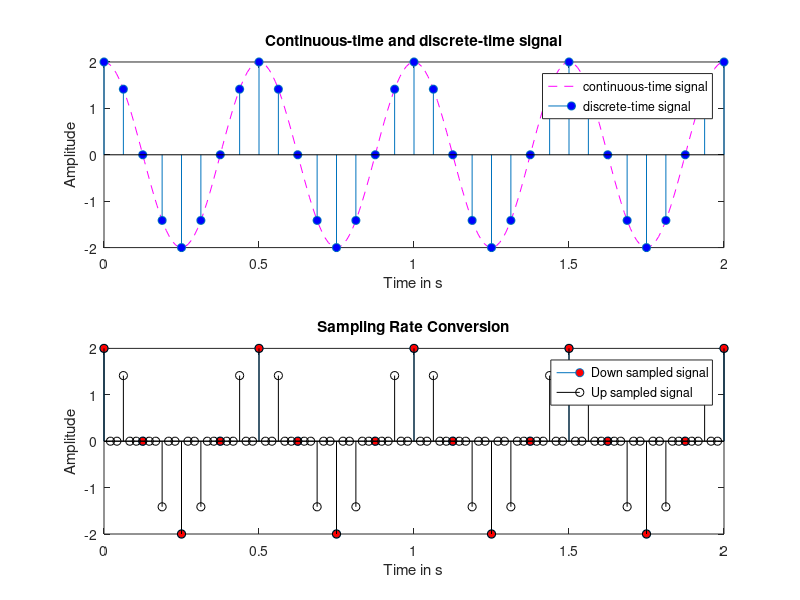

Write the MATLAB code that produced this figure.
% DSP_II_S_6_1
% Down- and Up-Sampling in the Time-Domain
clc
clearvars
close all
%
%% Continuous-Time Signal and Sampling
f0 = 2;                     % analogue frequency
t = linspace(0,2,200);      % time axis
xa = 2*cos(f0*2*pi.*t);     % continuous-time signal
fs = 16;                    % sampling frequency
T = 1/fs;                   % sampling period
n = t(1):T:t(end);          % discrete time values
x = 2*cos(f0*2*pi*n);
figure;
subplot(211)
plot(t,xa,'--m');
hold on
stem(n,x,'MarkerFaceColor','b');
xlabel('Time in s'); ylabel('Amplitude');
legend('continuous-time signal', 'discrete-time signal');
title('Continuous-time and discrete-time signal');
%
%% Down-sampling and up-sampling
M = 2;                    % down sampling factor
L = 3;                    % up sampling factor
xd = downsample(x,M);     % down-sampled Signal
nd = t(1):M*T:t(end);
xu = upsample(x,L);       % up-sampled Signal
nu = t(1):T/L:t(end);
%
%% Plots
subplot(212)
stem(nd,xd,'MarkerFaceColor','r');
hold on
stem(nu,xu(1:end-(L-1)),'k');
legend('Down sampled signal','Up sampled signal');
xlabel('Time in s'); ylabel('Amplitude');
title('Sampling Rate Conversion');
% EOF